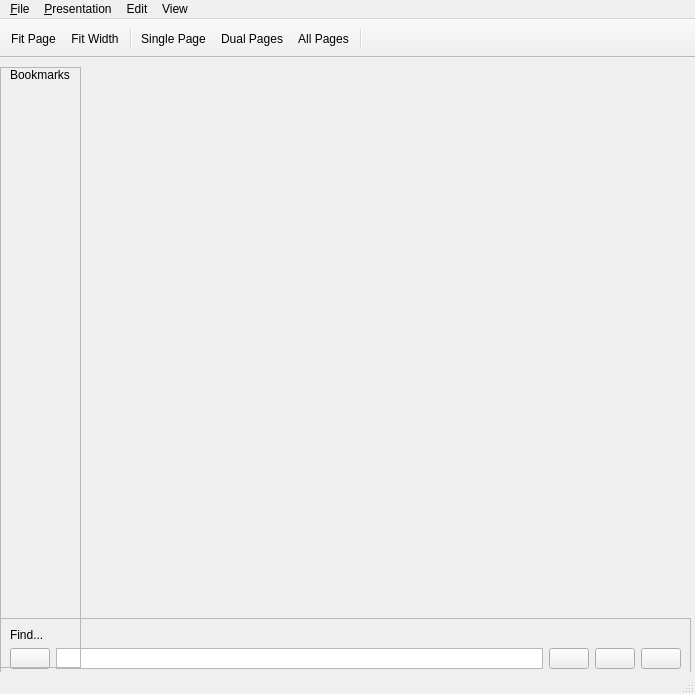
<?xml version="1.0" encoding="UTF-8"?>
<ui version="4.0">
 <class>MainUI</class>
 <widget class="QMainWindow" name="MainUI">
  <property name="geometry">
   <rect>
    <x>0</x>
    <y>0</y>
    <width>695</width>
    <height>694</height>
   </rect>
  </property>
  <property name="windowTitle">
   <string>MainWindow</string>
  </property>
  <widget class="QWidget" name="centralwidget">
   <widget class="QFrame" name="findGroup">
    <property name="geometry">
     <rect>
      <x>0</x>
      <y>560</y>
      <width>691</width>
      <height>61</height>
     </rect>
    </property>
    <property name="frameShape">
     <enum>QFrame::StyledPanel</enum>
    </property>
    <property name="frameShadow">
     <enum>QFrame::Raised</enum>
    </property>
    <layout class="QGridLayout" name="gridLayout">
     <item row="1" column="0">
      <layout class="QHBoxLayout" name="horizontalLayout">
       <item>
        <widget class="QPushButton" name="closeFind">
         <property name="text">
          <string/>
         </property>
        </widget>
       </item>
       <item>
        <widget class="QTextEdit" name="textEdit">
         <property name="maximumSize">
          <size>
           <width>16777215</width>
           <height>24</height>
          </size>
         </property>
         <property name="verticalScrollBarPolicy">
          <enum>Qt::ScrollBarAlwaysOff</enum>
         </property>
         <property name="horizontalScrollBarPolicy">
          <enum>Qt::ScrollBarAlwaysOff</enum>
         </property>
        </widget>
       </item>
       <item>
        <widget class="QPushButton" name="findPrevB">
         <property name="text">
          <string/>
         </property>
        </widget>
       </item>
       <item>
        <widget class="QPushButton" name="findNextB">
         <property name="text">
          <string/>
         </property>
        </widget>
       </item>
       <item>
        <widget class="QPushButton" name="matchCase">
         <property name="text">
          <string/>
         </property>
        </widget>
       </item>
      </layout>
     </item>
     <item row="0" column="0">
      <widget class="QLabel" name="label">
       <property name="text">
        <string>Find...</string>
       </property>
      </widget>
     </item>
    </layout>
   </widget>
   <widget class="QFrame" name="bookmarksFrame">
    <property name="geometry">
     <rect>
      <x>0</x>
      <y>9</y>
      <width>81</width>
      <height>601</height>
     </rect>
    </property>
    <property name="frameShape">
     <enum>QFrame::StyledPanel</enum>
    </property>
    <property name="frameShadow">
     <enum>QFrame::Raised</enum>
    </property>
    <widget class="QLabel" name="label_2">
     <property name="geometry">
      <rect>
       <x>10</x>
       <y>0</y>
       <width>71</width>
       <height>16</height>
      </rect>
     </property>
     <property name="text">
      <string>Bookmarks</string>
     </property>
    </widget>
   </widget>
  </widget>
  <widget class="QMenuBar" name="menubar">
   <property name="geometry">
    <rect>
     <x>0</x>
     <y>0</y>
     <width>695</width>
     <height>21</height>
    </rect>
   </property>
   <widget class="QMenu" name="menuFile">
    <property name="title">
     <string>&amp;File</string>
    </property>
    <addaction name="actionPrint"/>
    <addaction name="separator"/>
    <addaction name="actionOpen_PDF"/>
    <addaction name="separator"/>
    <addaction name="actionClose"/>
    <addaction name="separator"/>
    <addaction name="actionProperties"/>
   </widget>
   <widget class="QMenu" name="menuPresentation">
    <property name="title">
     <string>&amp;Presentation</string>
    </property>
    <addaction name="actionStart_Begin"/>
    <addaction name="actionStart_Here"/>
    <addaction name="actionStop_Presentation"/>
   </widget>
   <widget class="QMenu" name="menuSettings">
    <property name="title">
     <string>Edit</string>
    </property>
    <addaction name="actionFind"/>
    <addaction name="actionFind_Next"/>
    <addaction name="actionFind_Previous"/>
    <addaction name="actionClearHighlights"/>
    <addaction name="separator"/>
    <addaction name="actionSettings"/>
    <addaction name="separator"/>
    <addaction name="actionScroll_Mode"/>
    <addaction name="actionSelect_Mode"/>
    <addaction name="separator"/>
   </widget>
   <widget class="QMenu" name="menuView">
    <property name="title">
     <string>View</string>
    </property>
    <addaction name="actionZoom_In"/>
    <addaction name="actionZoom_Out"/>
    <addaction name="separator"/>
    <addaction name="actionFirst_Page"/>
    <addaction name="actionPrevious_Page"/>
    <addaction name="actionNext_Page"/>
    <addaction name="actionLast_Page"/>
    <addaction name="separator"/>
    <addaction name="actionBookmarks"/>
    <addaction name="separator"/>
    <addaction name="actionRotate_Counterclockwise"/>
    <addaction name="actionRotate_Clockwise"/>
   </widget>
   <addaction name="menuFile"/>
   <addaction name="menuPresentation"/>
   <addaction name="menuSettings"/>
   <addaction name="menuView"/>
  </widget>
  <widget class="QStatusBar" name="statusbar"/>
  <widget class="QToolBar" name="toolBar">
   <property name="windowTitle">
    <string>toolBar</string>
   </property>
   <property name="movable">
    <bool>false</bool>
   </property>
   <property name="floatable">
    <bool>false</bool>
   </property>
   <attribute name="toolBarArea">
    <enum>TopToolBarArea</enum>
   </attribute>
   <attribute name="toolBarBreak">
    <bool>false</bool>
   </attribute>
   <addaction name="actionFit_Page"/>
   <addaction name="actionFit_Width"/>
   <addaction name="separator"/>
   <addaction name="actionSingle_Page"/>
   <addaction name="actionDual_Pages"/>
   <addaction name="actionAll_Pages"/>
   <addaction name="separator"/>
   <addaction name="actionZoom_In_2"/>
   <addaction name="actionZoom_Out_2"/>
  </widget>
  <action name="actionOpen_PDF">
   <property name="text">
    <string>Open PDF</string>
   </property>
   <property name="shortcut">
    <string>Ctrl+O</string>
   </property>
  </action>
  <action name="actionClose">
   <property name="text">
    <string>Close</string>
   </property>
   <property name="shortcut">
    <string>Ctrl+Q</string>
   </property>
  </action>
  <action name="actionFit_Page">
   <property name="checkable">
    <bool>true</bool>
   </property>
   <property name="text">
    <string>Fit Page</string>
   </property>
  </action>
  <action name="actionFit_Width">
   <property name="checkable">
    <bool>true</bool>
   </property>
   <property name="text">
    <string>Fit Width</string>
   </property>
  </action>
  <action name="actionPrint">
   <property name="text">
    <string>Print</string>
   </property>
   <property name="shortcut">
    <string>Ctrl+P</string>
   </property>
  </action>
  <action name="actionSingle_Page">
   <property name="checkable">
    <bool>true</bool>
   </property>
   <property name="text">
    <string>Single Page</string>
   </property>
  </action>
  <action name="actionDual_Pages">
   <property name="checkable">
    <bool>true</bool>
   </property>
   <property name="text">
    <string>Dual Pages</string>
   </property>
  </action>
  <action name="actionAll_Pages">
   <property name="checkable">
    <bool>true</bool>
   </property>
   <property name="text">
    <string>All Pages</string>
   </property>
  </action>
  <action name="actionStart_Begin">
   <property name="text">
    <string>Start Presentation (at beginning)</string>
   </property>
  </action>
  <action name="actionStop_Presentation">
   <property name="text">
    <string>Stop Presentation</string>
   </property>
  </action>
  <action name="actionFind">
   <property name="text">
    <string>Find</string>
   </property>
  </action>
  <action name="actionFind_Next">
   <property name="text">
    <string>Find Next</string>
   </property>
  </action>
  <action name="actionFind_Previous">
   <property name="text">
    <string>Find Previous</string>
   </property>
  </action>
  <action name="actionSettings">
   <property name="text">
    <string>Settings</string>
   </property>
  </action>
  <action name="actionZoom_In">
   <property name="text">
    <string>Zoom In</string>
   </property>
  </action>
  <action name="actionZoom_Out">
   <property name="text">
    <string>Zoom Out</string>
   </property>
  </action>
  <action name="actionFirst_Page">
   <property name="text">
    <string>First Page</string>
   </property>
  </action>
  <action name="actionPrevious_Page">
   <property name="text">
    <string>Previous Page</string>
   </property>
  </action>
  <action name="actionNext_Page">
   <property name="text">
    <string>Next Page</string>
   </property>
  </action>
  <action name="actionLast_Page">
   <property name="text">
    <string>Last Page</string>
   </property>
  </action>
  <action name="actionProperties">
   <property name="text">
    <string>Properties</string>
   </property>
  </action>
  <action name="actionBookmarks">
   <property name="text">
    <string>Bookmarks</string>
   </property>
  </action>
  <action name="actionRotate_Counterclockwise">
   <property name="text">
    <string>Rotate Counterclockwise</string>
   </property>
  </action>
  <action name="actionRotate_Clockwise">
   <property name="text">
    <string>Rotate Clockwise</string>
   </property>
  </action>
  <action name="actionScroll_Mode">
   <property name="checkable">
    <bool>false</bool>
   </property>
   <property name="checked">
    <bool>false</bool>
   </property>
   <property name="enabled">
    <bool>true</bool>
   </property>
   <property name="text">
    <string>Scroll Mode</string>
   </property>
  </action>
  <action name="actionZoom_Out_2">
   <property name="text">
    <string/>
   </property>
  </action>
  <action name="actionZoom_In_2">
   <property name="text">
    <string/>
   </property>
  </action>
  <action name="actionStart_Here">
   <property name="text">
    <string>Start Presentation (current slide)</string>
   </property>
  </action>
  <action name="actionSelect_Mode">
   <property name="checkable">
    <bool>false</bool>
   </property>
   <property name="text">
    <string>Select Mode</string>
   </property>
  </action>
  <action name="actionClearHighlights">
   <property name="text">
    <string>Clear Highlights</string>
   </property>
  </action>
 </widget>
 <resources/>
 <connections/>
</ui>
